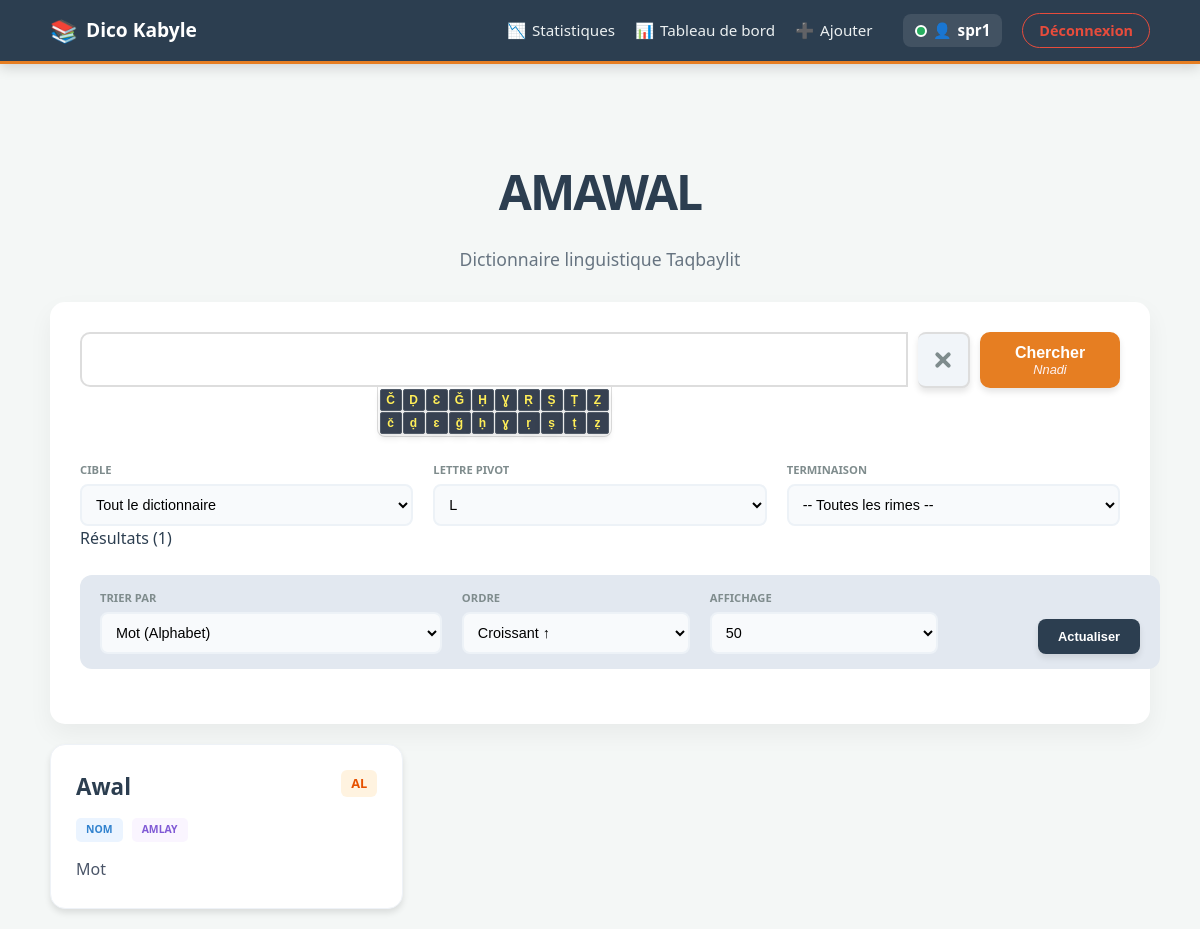
Screenshot of /index.php?lettre=L (signed in) with the database file from the repository.
### tables this page shows
CREATE TABLE rimes (
    id                INTEGER PRIMARY KEY AUTOINCREMENT,
    mot               TEXT NOT NULL,
    signification     TEXT,
    exemple           TEXT,
    lettre            TEXT NOT NULL,          -- Consonne pivot (B, D, Ǧ...)
    rime              TEXT NOT NULL,          -- Terminaison (AB, ED, IBB...)
    classe_grammaticale TEXT,                 -- Nom, Verbe, etc.
    genre             TEXT,                   -- Amlay, Untlay
    nombre            TEXT,                   -- Asuf, Asget
    variante          INTEGER DEFAULT 1,
    auteur_id         INTEGER,
    created_at        TEXT DEFAULT (datetime('now')),
    updated_at        TEXT DEFAULT (datetime('now')),
    version           INTEGER DEFAULT 1,
    FOREIGN KEY (auteur_id) REFERENCES users (id)
);

### public/index.php (called while the page is built, shortened)
<?php
require_once __DIR__ . '/../src/Auth.php';
require_once __DIR__ . '/../src/RhymeEngine.php';
require_once __DIR__ . '/../src/terminaisons.php';
$engine = new RhymeEngine();
$params = [
    'q'      => $_GET['q'] ?? '',
    'type'   => $_GET['type'] ?? 'all',
    'lettre' => $_GET['lettre'] ?? '',
    'rime'   => $_GET['rime'] ?? '',
    'classe' => $_GET['classe'] ?? '',
    'sort'   => $_GET['sort'] ?? 'mot',
    'order'  => $_GET['order'] ?? 'asc',
    'limit'  => $_GET['limit'] ?? '50'
];
$results = [];
if (!empty($params['q']) || !empty($params['lettre'])) {
    $results = $engine->searchAdvanced($params);
}
include __DIR__ . '/../src/views/home.php';

### src/terminaisons.php (called while the page is built, shortened)
<?php
$consonnes_kabyles = [
    'B', 'C', 'Č', 'D', 'Ḍ', 'F', 'G', 'Ǧ', 'H', 'Ḥ', 'J', 'K', 'L', 'M',
    'N', 'Q', 'R', 'Ṛ', 'S', 'Ṣ', 'T', 'Ṭ', 'W', 'X', 'Y', 'Z', 'Ẓ', 'Ž', 'Ɛ', 'Ɣ'
];
$voyelles = ['A', 'I', 'U', 'E'];
$familles = [];
foreach ($consonnes_kabyles as $pivot) {
    $rimes = [];
    foreach (['A', 'I', 'U'] as $v) {
        $rimes[] = $pivot . $v;
    }
    foreach ($voyelles as $v) {
        $rimes[] = $v . $pivot;
    }
    foreach ($voyelles as $v) {
        $rimes[] = $v . $pivot . $pivot;
    }
    foreach ($consonnes_kabyles as $c) {
        if ($c !== $pivot) {
            $rimes[] = $c . $pivot;
        }
    }
    $familles[$pivot] = $rimes;
}

### src/RhymeEngine.php (called while the page is built, shortened)
<?php
class RhymeEngine {
    private $pdo;
    public function __construct() {
        try {
            $dbPath = __DIR__ . '/../data/dico.sqlite';
            $this->pdo = new PDO("sqlite:" . $dbPath);
            $this->pdo->setAttribute(PDO::ATTR_ERRMODE, PDO::ERRMODE_EXCEPTION);
            $this->pdo->setAttribute(PDO::ATTR_DEFAULT_FETCH_MODE, PDO::FETCH_ASSOC);
        } catch (PDOException $e) {
            die("Erreur de connexion : " . $e->getMessage());
        }
    }
    public function searchAdvanced($params) {
        $sql = "SELECT * FROM rimes WHERE 1=1";
        $binds = [];
        if (!empty($params['lettre'])) {
            $sql .= " AND lettre = :lettre";
            $binds['lettre'] = $params['lettre'];
        }
        $allowedSort = [
            'mot'           => 'mot',
            'signification' => 'signification',
            'lettre'        => 'lettre',
            'rime'          => 'rime',
            'updated_at'    => 'updated_at',
            'created_at'    => 'created_at'
        ];
        $sortField = $allowedSort[$params['sort'] ?? ''] ?? 'mot';
        $direction = (isset($params['order']) && strtoupper($params['order']) === 'DESC') ? 'DESC' : 'ASC';
        if ($sortField === 'mot') {
            $sql .= " ORDER BY mot $direction, variante ASC";
        } else {
            $sql .= " ORDER BY $sortField $direction";
        }
        if (!empty($params['limit']) && $params['limit'] !== 'all') {
            $limit = (int)$params['limit'];
            $sql .= " LIMIT $limit";
        }
        try {
            $stmt = $this->pdo->prepare($sql);
            $stmt->execute($binds);
            $results = $stmt->fetchAll();
            return $results;
        } catch (PDOException $e) {
            error_log("Erreur RhymeEngine : " . $e->getMessage());
            return [];
        }
    }
}

### src/views/home.php (the view, shortened to what this page needs)
<!DOCTYPE html>
<html lang="ber">
<head>
    <link rel="stylesheet" href="css/style.css">
</head>
<body>
    <?php include __DIR__ . '/navbar.php'; ?>
    <div class="container" style="max-width: 1100px;">
        <header class="text-center" style="margin: 40px 0 30px;">
            <h1 style="font-size: 3rem; font-weight: 900; color: var(--amawal-blue); letter-spacing: -2px; margin:0;">AMAWAL</h1>
            <p style="opacity: 0.7; font-size: 1.1rem; font-weight: 500;">Dictionnaire linguistique Taqbaylit</p>
        </header>
        <section class="search-area">
            <form action="index.php" method="GET" id="searchForm">
                <div class="search-form-container">
                    <div class="input-wrapper">
                        <input type="text" id="mainInput" name="q" value="<?= htmlspecialchars($params['q'] ?? '') ?>" autocomplete="off" autofocus>
                        <div class="special-chars-keyboard">
                            <?php
                            $pairs = [['Č', 'č'], ['Ḍ', 'ḍ'], ['Ɛ', 'ɛ'], ['Ǧ', 'ǧ'], ['Ḥ', 'ḥ'], ['Ɣ', 'ɣ'], ['Ṛ', 'ṛ'], ['Ṣ', 'ṣ'], ['Ṭ', 'ṭ'], ['Ẓ', 'ẓ']];
                            foreach ($pairs as $pair): ?>
                                <div class="char-column">
                                    <button type="button" class="char-key" onclick="insertChar('<?= $pair[0] ?>')"><?= $pair[0] ?></button>
                                    <button type="button" class="char-key" onclick="insertChar('<?= $pair[1] ?>')"><?= $pair[1] ?></button>
                                </div>
                            <?php endforeach; ?>
                        </div>
                    </div>
                    <button type="button" class="btn-clear" onclick="clearSearch()" title="Effacer">
                        <div class="icon-cross">
                            <div class="cross-line2"></div>
                        </div>
                    </button>
                    <button type="submit" class="btn-search-group">
                        <span class="btn-text-main">Chercher</span>
                        <span class="btn-text-sub">Nnadi</span>
                    </button>
                </div>
                <div class="search-grid">
                    <div class="filter-group">
                        <label>Cible</label>
                        <select name="type">
                            <option value="all" <?= ($params['type'] ?? '') == 'all' ? 'selected' : '' ?>>Tout le dictionnaire</option>
                        </select>
                    </div>
                    <div class="filter-group">
                        <label>Lettre Pivot</label>
                        <select name="lettre" id="familleSelect" onchange="updateSubCats()">
                            <?php foreach(array_keys($familles) as $f): ?>
                                <option value="<?= $f ?>" <?= ($params['lettre'] ?? '') == $f ? 'selected' : '' ?>><?= $f ?></option>
                            <?php endforeach; ?>
                        </select>
                    </div>
                    <div class="filter-group">
                        <label>Terminaison</label>
                        <select name="rime" id="sousFamilleSelect">
                            <option value="">-- Toutes les rimes --</option>
                        </select>
                    </div>
                </div>
                <?php if (!empty($results)): ?>
                <div class="results-header">
                    <div class="results-count">Résultats (<?= count($results) ?>)</div>
                </div>
                <div class="sort-engine">
                    <div>
                        <label>Trier par</label>
                        <select name="sort" onchange="this.form.submit()">
                            <option value="mot" <?= $params['sort'] == 'mot' ? 'selected' : '' ?>>Mot (Alphabet)</option>
                        </select>
                    </div>
                    <div>
                        <label>Ordre</label>
                        <select name="order" onchange="this.form.submit()">
                            <option value="asc" <?= $params['order'] == 'asc' ? 'selected' : '' ?>>Croissant ↑</option>
                        </select>
                    </div>
                    <div>
                        <label>Affichage</label>
                        <select name="limit" onchange="this.form.submit()">
                            <option value="50" <?= $params['limit'] == '50' ? 'selected' : '' ?>>50</option>
                        </select>
                    </div>
                    <div style="text-align: right;">
                        <button type="submit" style="background:var(--amawal-blue); color:white; border:none; padding:10px 20px; border-radius:8px; cursor:pointer; font-weight:800; font-size:0.8rem;">Actualiser</button>
                    </div>
                </div>
                <?php endif; ?>
            </form>
        </section>
        <main>
            <?php if (!empty($results)): ?>
                <div class="grid">
                    <?php foreach ($results as $row): ?>
                        <div class="card">
                            <div style="display: flex; justify-content: space-between; align-items: start; margin-bottom: 12px;">
                                <h3 class="word-title"><?= htmlspecialchars($row['mot']) ?></h3>
                                <span class="rime-tag"><?= htmlspecialchars($row['rime']) ?></span>
                            </div>
                            <div style="margin-bottom: 15px;">
                                <span class="badge" style="background:#ebf4ff; color:#3182ce; padding:4px 10px; border-radius:5px; text-transform:uppercase; font-weight:800; font-size:0.65rem; margin-right:5px;"><?= htmlspecialchars($row['classe_grammaticale']) ?></span>
                                <?php if($row['genre'] && $row['genre'] !== 'N/A'): ?>
                                    <span class="badge" style="background:#faf5ff; color:#805ad5; padding:4px 10px; border-radius:5px; text-transform:uppercase; font-weight:800; font-size:0.65rem;"><?= htmlspecialchars($row['genre']) ?></span>
                                <?php endif; ?>
                            </div>
                            <div style="color: #4a5568; font-size: 1rem; line-height: 1.6;">
                                <?= nl2br(htmlspecialchars($row['signification'])) ?>
                            </div>
                        </div>
                    <?php endforeach; ?>
                </div>
            <?php endif; ?>
        </main>
    </div>
</body>
</html>

### public/css/style.css (style rules this page uses)
:root { --primary-color: #2c3e50; --accent-color: #e67e22; --bg-color: #ecf0f1; --white: #ffffff; --border-color: #dcdde1; --text-muted: #7f8c8d; --success-color: #27ae60; --error-color: #e74c3c; --shadow: 0 4px 6px rgba(0, 0, 0, 0.1); --transition: all 0.3s ease; }
body { font-family: 'Segoe UI', Tahoma, Geneva, Verdana, sans-serif; background-color: var(--bg-color); color: var(--primary-color); margin: 0; line-height: 1.6; }
.container { max-width: 1100px; margin: 0 auto; padding: 20px; }
.text-center { text-align: center; }
button, .btn-primary, .btn-add, .btn-pdf, .btn-submit { padding: 12px 25px; background: var(--accent-color); color: white; border: none; border-radius: 25px; cursor: pointer; font-weight: bold; box-shadow: var(--shadow); transition: var(--transition); text-decoration: none; display: inline-block; text-align: center; font-size: 1rem; }
.badge { background: #fdf2e9; color: var(--accent-color); padding: 4px 12px; border-radius: 20px; font-size: 0.8rem; font-weight: bold; display: inline-block; }
.grid { display: grid; grid-template-columns: repeat(auto-fill, minmax(320px, 1fr)); gap: 25px; }
.card { background: white; padding: 25px; border-radius: 12px; box-shadow: var(--shadow); border-top: 5px solid var(--accent-color); position: relative; }
.card h3 { margin-top: 0; color: var(--primary-color); }
input[type="text"], input[type="password"], input[type="email"], select, textarea { width: 100%; padding: 12px 15px; border: 1px solid var(--border-color); border-radius: 8px; box-sizing: border-box; font-size: 1rem; background-color: var(--white); transition: border-color 0.2s; }

### rows the page displays
rimes: mot "Awal", rime "AL", classe_grammaticale "NOM", genre "AMLAY", signification "Mot"

### other values shown
$_SESSION['username'] "spr1"
$pair[0] "Č"
$pair[1] "č"
$pair[0] "Ḍ"
$pair[1] "ḍ"
$pair[0] "Ɛ"
$pair[1] "ɛ"
$pair[0] "Ǧ"
$pair[1] "ǧ"
$pair[0] "Ḥ"
$pair[1] "ḥ"
$pair[0] "Ɣ"
$pair[1] "ɣ"
$pair[0] "Ṛ"
$pair[1] "ṛ"
